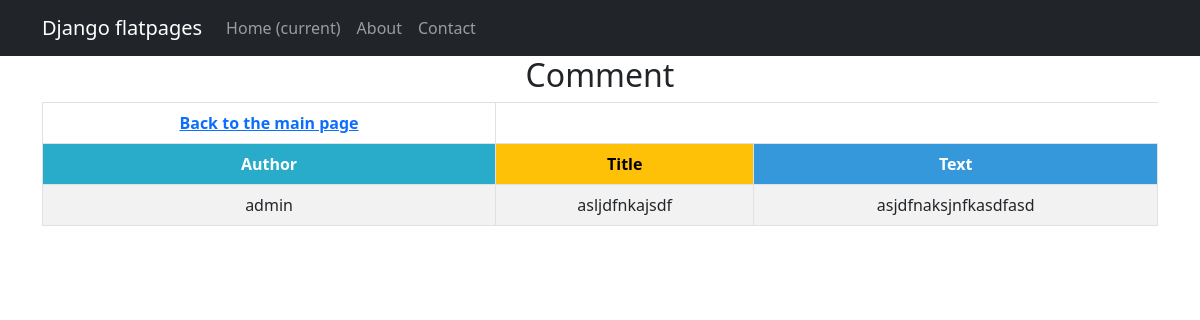
The page /bboard/comment/1 on the database as committed earlier.
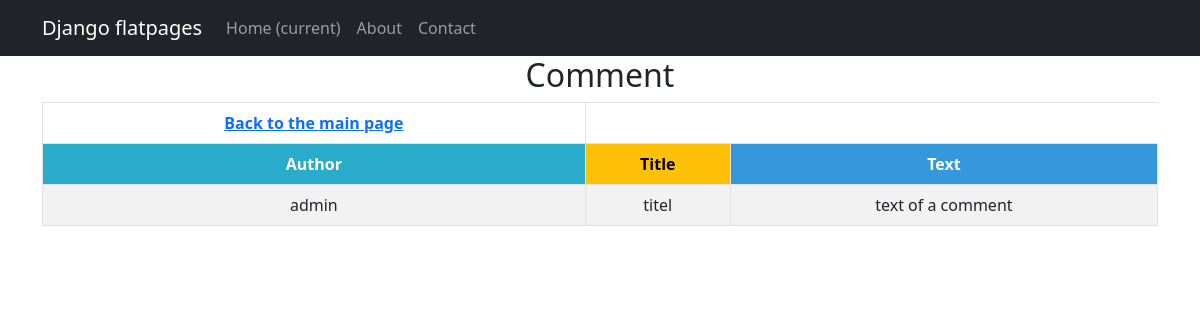
The same page on the database as committed later.
### bboard/models.py (models this page shows, shortened)
class Comment(models.Model):
    author = models.ForeignKey(Author, on_delete=models.CASCADE)
    post = models.ForeignKey(Post, on_delete=models.CASCADE)
    text = models.TextField()
    status = models.BooleanField(default=False)

class Post(models.Model):
    author = models.ForeignKey(Author, on_delete=models.CASCADE)
    title = models.CharField(max_length=255)
    text = RichTextField()
    category = models.ForeignKey('Category', on_delete=models.CASCADE)
    date = models.DateTimeField(auto_now_add=True)
    image = models.ImageField(upload_to='image/', blank=True)
    def __str__(self):
        return str(self.title)

class Author(models.Model):
    user = models.OneToOneField(User, on_delete=models.CASCADE)
    def __str__(self):
        return str(self.user)

### bboard/views.py (the view)
# urls.py: path('comment/<int:pk>', CommentDetail.as_view(), name='comment_detail'),
class CommentDetail(DetailView):
    model = Comment
    template_name = 'comment.html'
    context_object_name = 'comment'

### templates/comment.html
{% extends 'flatpages/default.html' %}
{% block content %}
<table class="table table-bordered table-striped table-hover">
    <thead>
        <tr>
            <th><a href="{% url 'bboard:post_list' %}">Back to the main page</a></th>
        </tr>
        <h2>Comment</h2>
        <tr>
            <th style="background-color: #29ABCA; color: #ffffff;">{{ 'Author' }}</th>
            <th style="background-color: #FFC107; color: #000000;">{{ 'Title' }}</th>
            <th style="background-color: #3498DB; color: #ffffff;">{{ 'Text' }}</th>
        </tr>
    </thead>
    <tbody>
        <tr>
            <td>{{ comment.author }}</td>
            <td>{{ comment.post }}</td>
            <td>{{ comment.text }}</td>
        </tr>
    </tbody>
</table>
{% endblock content %}

Rows that differ between the two databases and show on the page:
changed Comment "admin": post "asljdfnkajsdf" → "titel"; text "asjdfnaksjnfkasdfasd" → "text of a comment"
